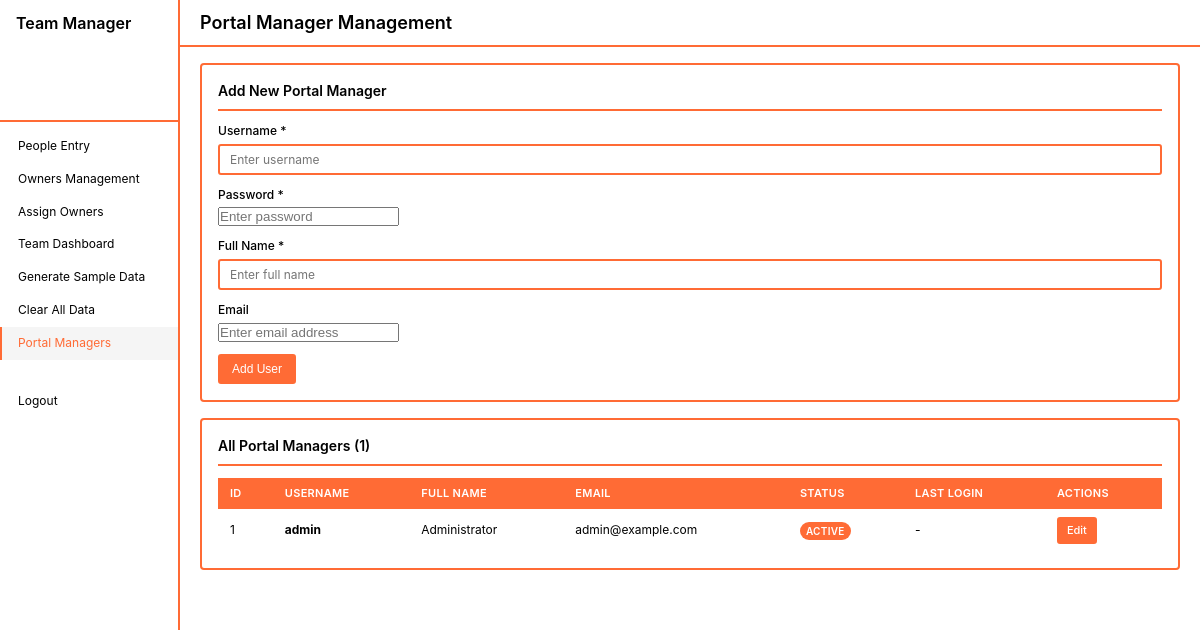
/users.php (signed in), run on the app's committed database.
### tables this page shows
CREATE TABLE users (
            id INTEGER PRIMARY KEY AUTOINCREMENT,
            username TEXT NOT NULL UNIQUE,
            password_hash TEXT NOT NULL,
            full_name TEXT NOT NULL,
            email TEXT,
            is_active INTEGER DEFAULT 1,
            created_at DATETIME DEFAULT CURRENT_TIMESTAMP,
            last_login DATETIME
        );

### auth.php (called while the page is built, shortened)
<?php
function getAllUsers() {
    $db = getDB();
    $stmt = $db->query("SELECT id, username, full_name, email, is_active, created_at, last_login FROM users ORDER BY created_at DESC");
    return $stmt->fetchAll();
}
?>

### users.php (the view, shortened to what this page needs)
<?php
require_once 'auth.php';
$allUsers = getAllUsers();
$editingUser = null;
?>
<!DOCTYPE html>
<html lang="en">
<head>
    <link rel="stylesheet" href="style.css">
</head>
<body>
    <div class="dashboard-wrapper">
        <?php include 'sidebar.php'; ?>
        <div class="main-content">
            <div class="top-bar">
                <div class="page-title">
                    <span>Portal Manager Management</span>
                </div>
            </div>
            <div class="container">
                <div class="card">
                    <div class="card-header">
                        <div class="card-title">
                            <span><?php echo $editingUser ? 'Edit Portal Manager' : 'Add New Portal Manager'; ?></span>
                        </div>
                    </div>
                    <form method="POST" action="">
                        <?php if ($editingUser): ?>
                            <input type="hidden" name="user_id" value="<?php echo $editingUser['id']; ?>">
                            <div class="form-group">
                                <label for="username">Username *</label>
                                <input type="text" id="username" name="username" required
                                       value="<?php echo htmlspecialchars($editingUser['username']); ?>"
                                       placeholder="Enter username">
                            </div>
                            <div class="form-group">
                                <label for="password">New Password</label>
                                <input type="password" id="password" name="password"
                                       placeholder="Leave blank to keep current password">
                                <p class="help-text">Leave blank to keep the current password</p>
                            </div>
                            <div class="form-group">
                                <label for="full_name">Full Name *</label>
                                <input type="text" id="full_name" name="full_name" required
                                       value="<?php echo htmlspecialchars($editingUser['full_name']); ?>"
                                       placeholder="Enter full name">
                            </div>
                            <div class="form-group">
                                <label for="email">Email</label>
                                <input type="email" id="email" name="email"
                                       value="<?php echo htmlspecialchars($editingUser['email'] ?? ''); ?>"
                                       placeholder="Enter email address">
                            </div>
                            <div class="form-group">
                                <label style="display: flex; align-items: center; gap: 8px; cursor: pointer;">
                                    <input type="checkbox" name="is_active" value="1"
                                           <?php echo $editingUser['is_active'] ? 'checked' : ''; ?>>
                                    <span>Active</span>
                                </label>
                            </div>
                            <div style="display: flex; gap: 12px;">
                                <button type="submit" name="edit_user" class="btn btn-success">
                                    <span>Update User</span>
                                </button>
                                <a href="users.php" class="btn">
                                    <span>Cancel</span>
                                </a>
                            </div>
                        <?php else: ?>
                            <div class="form-group">
                                <label for="username">Username *</label>
                                <input type="text" id="username" name="username" required
                                       placeholder="Enter username"
                                       value="<?php echo htmlspecialchars($_POST['username'] ?? ''); ?>">
                            </div>
                            <div class="form-group">
                                <label for="password">Password *</label>
                                <input type="password" id="password" name="password" required
                                       placeholder="Enter password">
                            </div>
                            <div class="form-group">
                                <label for="full_name">Full Name *</label>
                                <input type="text" id="full_name" name="full_name" required
                                       placeholder="Enter full name"
                                       value="<?php echo htmlspecialchars($_POST['full_name'] ?? ''); ?>">
                            </div>
                            <div class="form-group">
                                <label for="email">Email</label>
                                <input type="email" id="email" name="email"
                                       placeholder="Enter email address"
                                       value="<?php echo htmlspecialchars($_POST['email'] ?? ''); ?>">
                            </div>
                            <button type="submit" name="add_user" class="btn btn-success">
                                <span>Add User</span>
                            </button>
                        <?php endif; ?>
                    </form>
                </div>
                <div class="card">
                    <div class="card-header">
                        <div class="card-title">
                            <span>All Portal Managers (<?php echo count($allUsers); ?>)</span>
                        </div>
                    </div>
                    <?php if (empty($allUsers)): ?>
                        <div class="no-members">No users found.</div>
                    <?php else: ?>
                        <div class="table-container">
                            <table class="data-table">
                                <thead>
                                    <tr>
                                        <th>ID</th>
                                        <th>Username</th>
                                        <th>Full Name</th>
                                        <th>Email</th>
                                        <th>Status</th>
                                        <th>Last Login</th>
                                        <th>Actions</th>
                                    </tr>
                                </thead>
                                <tbody>
                                    <?php foreach ($allUsers as $user): ?>
                                        <tr>
                                            <td><?php echo $user['id']; ?></td>
                                            <td><strong><?php echo htmlspecialchars($user['username']); ?></strong></td>
                                            <td><?php echo htmlspecialchars($user['full_name']); ?></td>
                                            <td><?php echo htmlspecialchars($user['email'] ?? '-'); ?></td>
                                            <td>
                                                <?php if ($user['is_active']): ?>
                                                    <span class="badge badge-success">Active</span>
                                                <?php else: ?>
                                                    <span class="badge badge-danger">Inactive</span>
                                                <?php endif; ?>
                                            </td>
                                            <td>
                                                <?php
                                                if ($user['last_login']) {
                                                    echo date('Y-m-d H:i', strtotime($user['last_login']));
                                                } else {
                                                    echo '-';
                                                }
                                                ?>
                                            </td>
                                            <td>
                                                <div style="display: flex; gap: 8px;">
                                                    <a href="users.php?edit=<?php echo $user['id']; ?>"
                                                       class="btn btn-small">
                                                        <span>Edit</span>
                                                    </a>
                                                </div>
                                            </td>
                                        </tr>
                                    <?php endforeach; ?>
                                </tbody>
                            </table>
                        </div>
                    <?php endif; ?>
                </div>
            </div>
        </div>
    </div>
</body>
</html>

### style.css (style rules this page uses)
* { margin: 0; padding: 0; box-sizing: border-box; }
:root { --orange: #ff6b35; --orange-dark: #e55a2b; --orange-light: #ff8c5a; --white: #ffffff; --black: #000000; --gray: #666666; --gray-light: #f5f5f5; --gray-border: #e0e0e0; }
body { font-family: -apple-system, BlinkMacSystemFont, 'Segoe UI', Roboto, sans-serif; background: var(--white); color: var(--black); line-height: 1.4; font-size: 13px; }
.dashboard-wrapper { display: flex; min-height: 100vh; }
.main-content { margin-left: 180px; flex: 1; width: calc(100% - 180px); background: var(--white); }
.top-bar { background: var(--white); padding: 10px 20px; border-bottom: 2px solid var(--orange); position: sticky; top: 0; z-index: 100; display: flex; justify-content: space-between; align-items: center; }
.page-title { font-size: 18px; font-weight: 600; color: var(--black); display: flex; align-items: center; gap: 8px; }
.container { padding: 16px 20px; max-width: 1400px; margin: 0 auto; background: var(--white); }
.card { background: var(--white); border: 2px solid var(--orange); border-radius: 4px; padding: 16px; margin-bottom: 16px; }
.card-header { display: flex; justify-content: space-between; align-items: center; margin-bottom: 12px; padding-bottom: 8px; border-bottom: 2px solid var(--orange); }
.card-title { font-size: 14px; font-weight: 600; color: var(--black); display: flex; align-items: center; gap: 6px; }
.form-group { margin-bottom: 12px; }
label { display: block; margin-bottom: 4px; font-weight: 500; color: var(--black); font-size: 12px; }
input[type="text"], input[type="number"], textarea, select { width: 100%; padding: 6px 10px; border: 2px solid var(--orange); border-radius: 3px; font-size: 12px; font-family: inherit; background: var(--white); color: var(--black); }
.btn { display: inline-flex; align-items: center; gap: 4px; padding: 6px 12px; background: var(--orange); color: var(--white); border: 2px solid var(--orange); border-radius: 3px; cursor: pointer; font-size: 12px; font-weight: 500; text-decoration: none; transition: background 0.2s; }
.btn-success { background: var(--orange); border-color: var(--orange); }
.btn-small { padding: 4px 8px; font-size: 11px; }
table { width: 100%; border-collapse: collapse; }
thead { background: var(--orange); color: var(--white); }
th, td { padding: 8px 12px; text-align: left; font-size: 12px; color: var(--black); }
th { font-weight: 600; font-size: 11px; text-transform: uppercase; letter-spacing: 0.3px; color: var(--white); }
tbody tr { border-bottom: 1px solid var(--orange); background: var(--white); }
tbody tr:last-child { border-bottom: none; }
.badge { display: inline-block; padding: 2px 6px; border-radius: 10px; font-size: 10px; font-weight: 600; text-transform: uppercase; letter-spacing: 0.3px; }
.badge-success { background: var(--orange); color: var(--white); }

### data on the page
users: id "1", username "admin", full_name "Administrator", email "admin@example.com", is_active "ACTIVE"

### other printed values
count($allUsers) "1"
